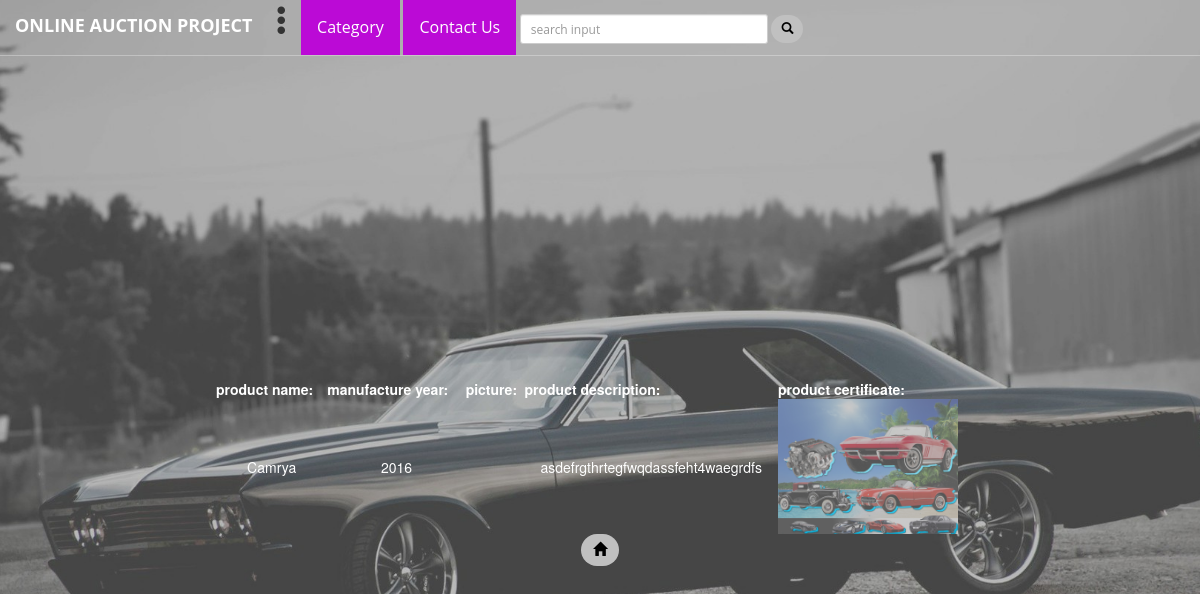
/auction/view/product/2, run on an earlier commit of the app's database.
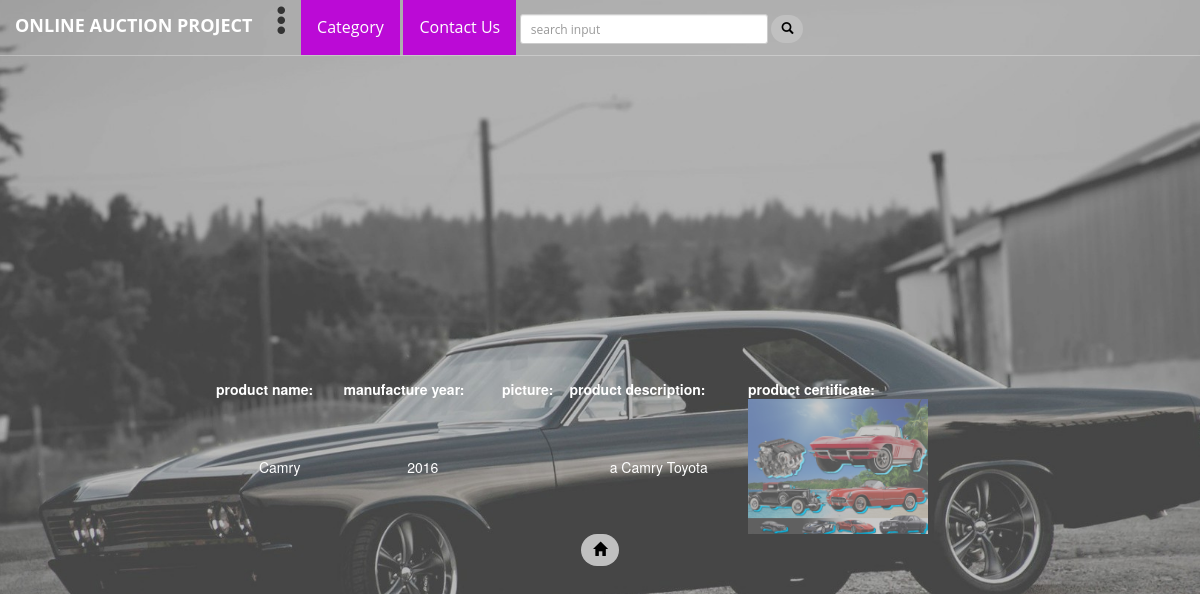
And on a later commit of the database.
### Auction/models.py (models this page shows, shortened)
class item(models.Model):
    CHOICES=(('C','Cars'),('P','Parts'))
    owner = models.ForeignKey(settings.AUTH_USER_MODEL,)
    product_name = models.CharField(max_length=18, help_text=('Car_Name'))
    manufacture_year = models.CharField(
        max_length=120, help_text=('E.g.: 2015/2016'))
    pictures = models.ManyToManyField(Picture)
    product_description = models.TextField()
    certificate = models.ImageField()
    product_type = models.CharField("Product_type",max_length=64 ,choices=CHOICES)

### Auction/views.py (the view)
def product_details(request, pk):
    obj = get_object_or_404(item, pk=pk)
    pictures_list = [x for x in obj.pictures.all()]
    return render(request, 'product_details.html', {
        'item': obj,'picturs':pictures_list},)

### Auction/Templates/product_details.html (shortened to what this page needs)
{%  extends "Base.html" %} {%  block content %}
<table style="width:100%">
  <tr>
        <th>
            product name:
        </th>
        <th>
            manufacture year:
        </th>
        <th>
            picture:
        </th>
         <th>
            product description:
        </th>
        <th>
           product certificate:
       </th>
    </tr>
<tr>
<td>
 {{ item.product_name }}
</td>
<td>
{{ item.manufacture_year }}
</td>
<td>
</td>
<td>
{{ item.product_description }}
</td>
<td>
<img src="{{ item.certificate.url }}" width="180" height="150" class="img-responsive" />
</td>
</tr>
</table>
<a class="btn btn-default btn-primary"  href="{% url 'home'  %}"> <span class='glyphicon glyphicon-home'></span>  </a>
{%  endblock %}

What changed in the data, as far as the page shows it:
changed item: product_name "Camrya" → "Camry"; product_description "asdefrgthrtegfwqdassfeht4waegrdfs" → "a Camry Toyota"
